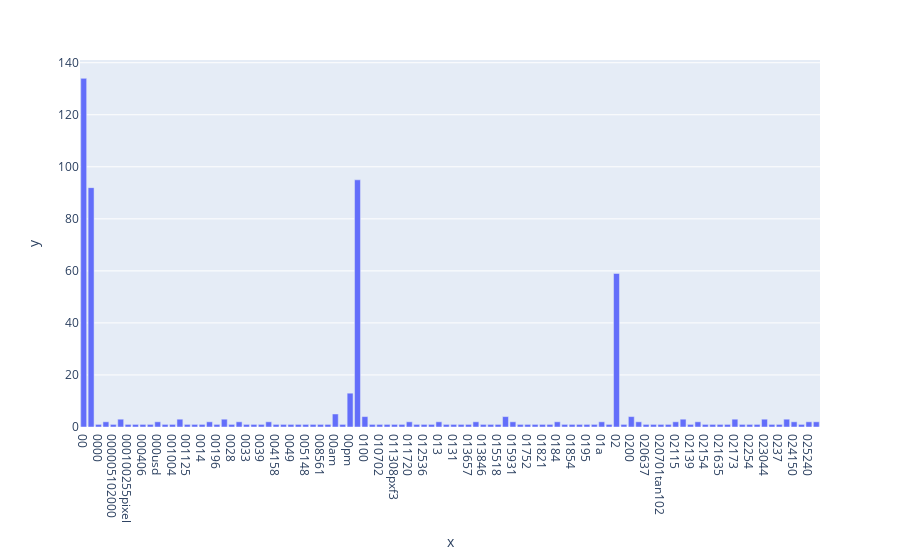

Notebook code cell kept with this figure:
### Markdown cell above
### >>> **Exercise 14 (take home):** 
The chart above contains all the vocabulary, and it's computationally intensive to both compute and visualize. Can you efficiently reduce the number of terms you want to visualize as an exercise.

### Code cell
# Answer here
fig = px.bar(df, x = df['feature names'][:100], y = df['feature frequency'][:100])
fig.show()
#sample 100 data out

### Figure 1 — Plotly figure (JSON) as saved in the notebook; plotly's stock layout.template omitted (floating-point values rounded to 4 significant figures)
{"data": [{"alignmentgroup": "True", "hovertemplate": "x=%{x}<br>y=%{y}<extra></extra>", "legendgroup": "", "marker": {"color": "#636efa", "pattern": {"shape": ""}}, "name": "", "offsetgroup": "", "orientation": "v", "showlegend": false, "textposition": "auto", "type": "bar", "x": ["00", "000", "0000", "0000001200", "000005102000", "0001", "000100255pixel", "00014", "000406", "0007", "000usd", "0010", "001004", "0010580b", "001125", "001200201pixel", "0014", "001642", "00196", "002", "0028", "003258u19250", "0033", "0038", "0039", "004021809", "004158", "004627", "0049", "00500", "005148", "00630", "008561", "0094", "00am", "00index", "00pm", "01", "0100", "010116", "010702", "011255", "011308pxf3", "011605", "011720", "012019", "012536", "012946", "013", "013034", "0131", "013423tan102", "013657", "0138", "013846", "0150", "015518", "01580", "015931", "01720", "01752", "0179", "01821", "01830", "0184", "01852", "01854", "01890", "0195", "0199", "01a", "01wb", "02", "020", "0200", "020504", "020637", "020646", "020701tan102", "020751", "02115", "02118", "02139", "02142", "02154", "02160", "021635", "021708", "02173", "0223", "02254", "022621tan102", "023044", "0235", "0237", "024103", "024150", "024626", "025240", "025924"], "xaxis": "x", "y": [134, 92, 1, 2, 1, 3, 1, 1, 1, 1, 2, 1, 1, 3, 1, 1, 1, 2, 1, 3, 1, 2, 1, 1, 1, 2, 1, 1, 1, 1, 1, 1, 1, 1, 5, 1, 13, 95, 4, 1, 1, 1, 1, 1, 2, 1, 1, 1, 2, 1, 1, 1, 1, 2, 1, 1, 1, 4, 2, 1, 1, 1, 1, 1, 2, 1, 1, 1, 1, 1, 2, 1, 59, 1, 4, 2, 1, 1, 1, 1, 2, 3, 1, 2, 1, 1, 1, 1, 3, 1, 1, 1, 3, 1, 1, 3, 2, 1, 2, 2], "yaxis": "y"}], "layout": {"barmode": "relative", "legend": {"tracegroupgap": 0}, "margin": {"t": 60}, "xaxis": {"anchor": "y", "domain": [0, 1], "title": {"text": "x"}}, "yaxis": {"anchor": "x", "domain": [0, 1], "title": {"text": "y"}}}}
